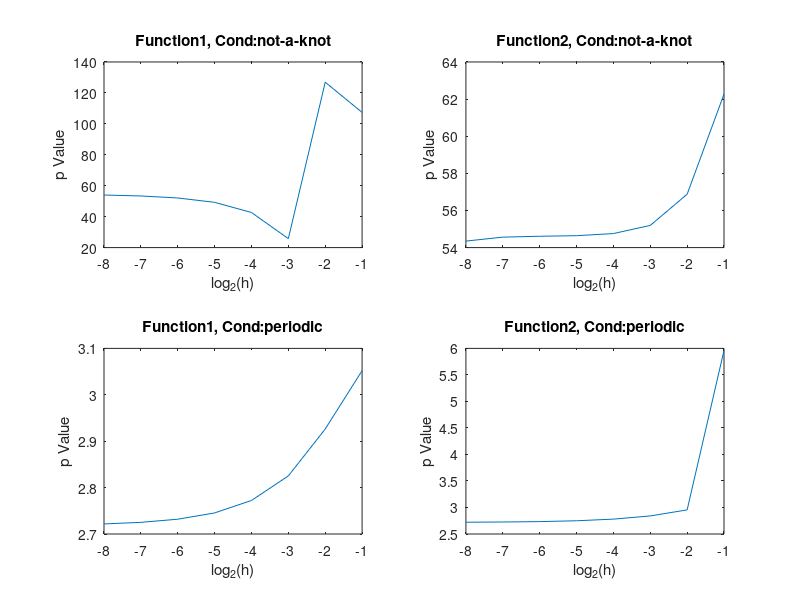

The MATLAB script that drew this image:
aa = 0; bb = 20; testInterval = 1e-5; hExps = 1:9;
testX = aa:testInterval:bb; 

functions = cell(1,2);
functions{1} = @(x) 2*sin(x) + 3*sin(2*(x-1)) + ...
    sin(3*(x-2)) + x.^2/10;
functions{2} = @(x) exp(-.2*(x-5).^2) + 3*exp(-.4*(x-10).^2) +...
    2*exp(-.5*(x-15).^2) + x/5;

methods = {'not-a-knot','periodic'}; errorH = zeros(length(hExps),2,2);

for hi = hExps;
    hh = 2^(-hi); xx = aa:hh:bb;
    for i = 1:2
       for j = 1:2
          curPoly = csape(xx,functions{i}(xx),methods{j});       
          fxVals = functions{i}(testX); cxVals = fnval(curPoly,testX);
          errorH(hi,i,j) = max(abs(fxVals-cxVals));
       end
    end 
end

pVals = zeros(length(hExps)-1,2,2);
for k = 1:(length(hExps)-1)
    for i = 1:2 
        for j = 1:2
            errorHval = errorH(k,i,j); errorHOver2Val = errorH(k+1,i,j);
            logPval = ( log(errorHval) - log(errorHOver2Val) )/log(2);
            pVals(k,i,j) = exp(logPval);
        end
    end
end

hDispVals = (-hExps(1:end-1));
figure; hold on
for i = 1:2
    for j = 1:2
        subplot(2,2,2*(j-1)+i); plot(hDispVals,pVals(:,i,j));
        title(strcat('Function',num2str(i),', Cond:',methods{j}));
        ylabel('p Value'); xlabel('log_2(h)');
    end
end
hold off